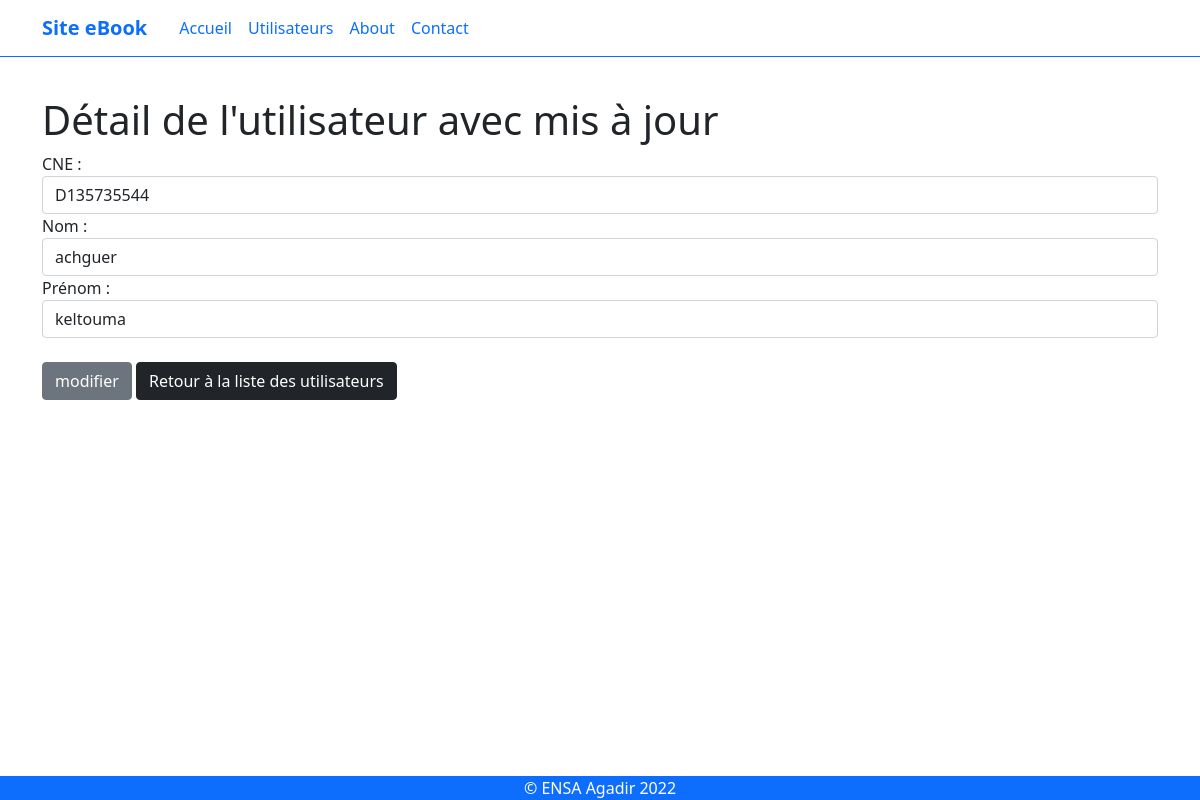
The page /espace_admin/userDetail.php?CNE=D135735544 on the database its author committed.
### tables this page shows
CREATE TABLE `users` (
  `CNE` varchar(10) NOT NULL,
  `Nom` varchar(12) NOT NULL,
  `Prenom` varchar(21) DEFAULT NULL,
  `Groupe` varchar(2) DEFAULT NULL,
  `type` varchar(20) NOT NULL DEFAULT 'student',
  `password` varchar(20) NOT NULL
);

### espace_admin/userDetail.php (the view, shortened to what this page needs)
<?php
$bdd = new PDO('mysql:host=localhost; dbname=books;','root','');
if(isset($_GET['CNE']) AND !empty($_GET['CNE'])){
    $getcne = $_GET['CNE'];
    $recupUser = $bdd->prepare('SELECT * FROM users WHERE CNE =?');
    $recupUser->execute(array($getcne));
    if($recupUser->rowCount() > 0){
        $user = $recupUser->fetch();
    }else{
        echo "<script>
            alert('Aucun utilisateur trouvé !');
        </script>";
    }
}else{
    echo "<script>
       alert('Aucun identifiant trouvé !');
    </script>";
}
?>
    <h1>Détail de l'utilisateur avec mis à jour</h1>
    <form method="post" action="">
        CNE :
        <input class="form-control" type="text" name="cne" value="<?= $user['CNE'];?>">
        Nom :
        <input class="form-control" type="text" name="nom" value="<?= $user['Nom'];?>">
        Prénom :
        <input class="form-control" type="text" name="prenom" value="<?= $user['Prenom'];?>">
        <br>
        <input class="btn btn-secondary" type="submit" name="modifier" value="modifier">
        <input class="btn btn-dark" type="submit" name="retourner" value="Retour à la liste des utilisateurs">
    </form>
<?php
require_once '../public/template.php';?>

### rows shown on the page
users: cne "D135735544", nom "achguer", prenom "keltouma"
